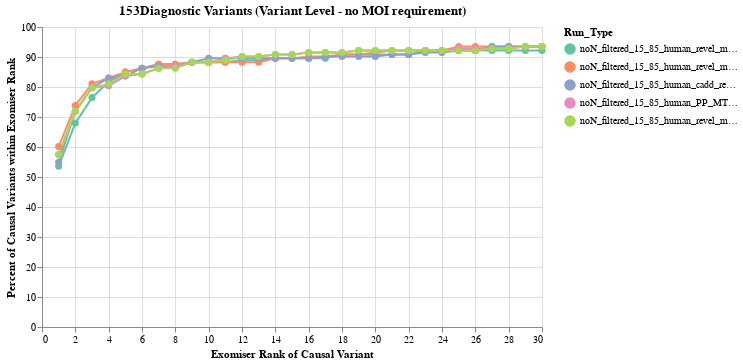

Source (notebook cell):
### Markdown cell above
## A: Combinations of path predictors

### Code cell
combo_df,denom = ps.create_df(535, RUN_TYPES, success_table)
combo_plot=ps.create_plot(denom, combo_df, RUN_TYPES, 'set2', False,RUN_TYPES).properties(
        width=500,
        height=300)
combo_plot

### Figure 1 — Vega-Lite specification as saved in the notebook (floating-point values rounded to 4 significant figures; data arrays with more than 128 entries replaced by an {"elided": "..."} marker saying what was removed)
{"config": {"view": {"continuousWidth": 300, "continuousHeight": 300}}, "data": {"name": "data-0abf9c7c641c17aa7c605a58248ea40f"}, "mark": {"type": "line", "point": {"size": 50}}, "encoding": {"color": {"field": "Run_Type", "scale": {"domain": ["noN_filtered_15_85_human_revel_mvp_noWL", "noN_filtered_15_85_human_revel_mvp_alphaM_spliceAI_noWL", "noN_filtered_15_85_human_cadd_revel_mvp_alphaM_spliceAI_noWL", "noN_filtered_15_85_human_PP_MT_SIFT_noWL", "noN_filtered_15_85_human_revel_mvp_alphaM_spliceAI_PP_MT_SIFT_noWL"], "scheme": "set2"}, "sort": ["noN_filtered_15_85_human_revel_mvp_noWL", "noN_filtered_15_85_human_revel_mvp_alphaM_spliceAI_noWL", "noN_filtered_15_85_human_cadd_revel_mvp_alphaM_spliceAI_noWL", "noN_filtered_15_85_human_PP_MT_SIFT_noWL", "noN_filtered_15_85_human_revel_mvp_alphaM_spliceAI_PP_MT_SIFT_noWL"], "type": "nominal"}, "tooltip": [{"field": "Rank", "type": "quantitative"}, {"field": "Percent_Variants", "type": "quantitative"}, {"field": "Run_Type", "type": "nominal"}], "x": {"field": "Rank", "title": "Exomiser Rank of Causal Variant", "type": "quantitative"}, "y": {"field": "Percent_Variants", "scale": {"domain": [0, 100]}, "title": "Percent of Causal Variants within Exomiser Rank", "type": "quantitative"}}, "height": 300, "title": "153Diagnostic Variants (Variant Level - no MOI requirement)", "width": 500, "$schema": "https://vega.github.io/schema/vega-lite/v5.17.0.json", "datasets": {"data-0abf9c7c641c17aa7c605a58248ea40f": {"elided": "150 records"}}}
